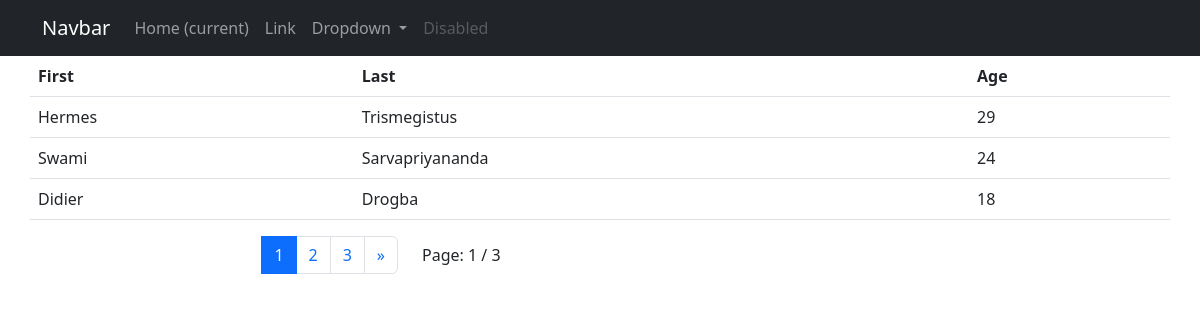
The page / on the database its author committed.
### dashboard/models.py (models this page shows, shortened)
class Data(models.Model):
    first_name = models.CharField(max_length=100)
    last_name = models.CharField(max_length=100)
    age = models.PositiveIntegerField(default=0)

### dashboard/views.py (the view)
# urls.py: path('',views.index, name='index')
def index(request):
    data = Data.objects.all()
    page = Paginator(data, 3)
    page_list = request.GET.get('page')
    page = page.get_page(page_list)
    context = {
        'page': page,
    }
    return render(request, 'dashboard/index.html', context)

### templates/dashboard/index.html (shortened to what this page needs)
{% extends 'partials/base.html' %}
{% block content %}
<table class="table">
    <thead>
      <tr>
        <th scope="col">First</th>
        <th scope="col">Last</th>
        <th scope="col">Age</th>
      </tr>
    </thead>
    <tbody>
      {% for data in page.object_list %}
      <tr>
        <td>{{ data.first_name }}</td>
        <td>{{ data.last_name }}</td>
        <td>{{ data.age }}</td>
      </tr>
      {% endfor %}
    </tbody>
  </table>
  <div class="container">
    <div class="row">
      <div class="col-md-4 offset md-3">
        <nav aria-label="Page navigation example" style="float: right;">
          <ul class="pagination">
            {% for num_page in page.paginator.page_range %}
            <br>
            {% if page.number == num_page %}
            <li class="page-item active" aria-current="page"><a class="page-link" href="{% url 'index' %}?page={{ num_page }}">{{ num_page }}</a></li>
            {% else %}
            <li class="page-item" aria-current="page"><a class="page-link" href="{% url 'index' %}?page={{ num_page }}">{{ num_page }}</a></li>
            {% endif %}
            <br>
            {% endfor %}
            <li class="page-item">
              {% if page.has_next %}
              <a class="page-link" href="{% url 'index' %}?page={{ page.next_page_number }}" aria-label="Next">
                <span aria-hidden="true">&raquo;</span>
              </a>
              {% endif %}
            </li>
          </ul>
        </nav>
      </div>
      <div class="col-md-3">
        <p style="float: left; padding-top: 7px;">Page: {{ page.number }} / {{ page.paginator.num_pages }}</p>
      </div>
    </div>
  </div>
{% endblock  %}

### templates/partials/base.html (shortened to what this page needs)
<!DOCTYPE html>
<html lang="en">
<head>
    <link href="https://cdn.jsdelivr.net/npm/bootstrap@5.2.1/dist/css/bootstrap.min.css" rel="stylesheet">
</head>
<body>
    {% include 'partials/nav.html' %}
    <div class="container">
        <div class="row">
            {% block content %}
            {% endblock %}
        </div>
    </div>
</body>
</html>

### templates/partials/nav.html (shortened to what this page needs)
<nav class="navbar navbar-expand-lg navbar-dark bg-dark">
    <div class="container">
    <a class="navbar-brand" href="{% url 'index' %}">Navbar</a>
    <div class="collapse navbar-collapse" id="navbarSupportedContent">
      <ul class="navbar-nav mr-auto">
        <li class="nav-item active">
          <a class="nav-link" href="#">Home <span class="sr-only">(current)</span></a>
        </li>
        <li class="nav-item">
          <a class="nav-link" href="#">Link</a>
        </li>
        <li class="nav-item dropdown">
          <a class="nav-link dropdown-toggle" href="#" id="navbarDropdown"
          role="button" data-toggle="dropdown"
          aria-haspopup="true" aria-expanded="false">
            Dropdown
          </a>
        </li>
        <li class="nav-item">
          <a class="nav-link disabled" href="#" tabindex="-1" aria-disabled="true">Disabled</a>
        </li>
      </ul>
    </div>
    </div>
  </nav>

### rows shown on the page
Data: first_name "Hermes", last_name "Trismegistus", age "29"
Data: first_name "Swami", last_name "Sarvapriyananda", age "24"
Data: first_name "Didier", last_name "Drogba", age "18"

### other values the page prints
{{ num_page }} "1"
{{ num_page }} "2" "3"
{{ page.number }} "1"
{{ page.paginator.num_pages }} "3"
